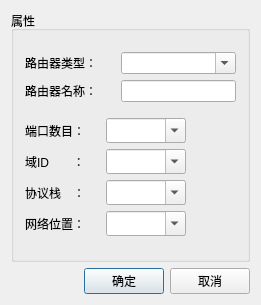
<?xml version="1.0" encoding="UTF-8"?>
<ui version="4.0">
 <class>CNewSwitcherClass</class>
 <widget class="QDialog" name="CNewSwitcherClass">
  <property name="geometry">
   <rect>
    <x>0</x>
    <y>0</y>
    <width>261</width>
    <height>305</height>
   </rect>
  </property>
  <property name="minimumSize">
   <size>
    <width>226</width>
    <height>210</height>
   </size>
  </property>
  <property name="windowTitle">
   <string>新建路由器</string>
  </property>
  <layout class="QGridLayout" name="gridLayout_2">
   <item row="0" column="0">
    <layout class="QVBoxLayout" name="verticalLayout_3">
     <item>
      <widget class="QGroupBox" name="groupBox">
       <property name="title">
        <string>属性</string>
       </property>
       <layout class="QGridLayout" name="gridLayout">
        <item row="0" column="0">
         <layout class="QGridLayout" name="gridLayout_3">
          <item row="0" column="0">
           <widget class="QLabel" name="label_5">
            <property name="sizePolicy">
             <sizepolicy hsizetype="Fixed" vsizetype="Preferred">
              <horstretch>0</horstretch>
              <verstretch>0</verstretch>
             </sizepolicy>
            </property>
            <property name="minimumSize">
             <size>
              <width>90</width>
              <height>0</height>
             </size>
            </property>
            <property name="maximumSize">
             <size>
              <width>90</width>
              <height>16777215</height>
             </size>
            </property>
            <property name="text">
             <string>路由器类型：</string>
            </property>
           </widget>
          </item>
          <item row="0" column="1">
           <widget class="QComboBox" name="swichType">
            <property name="editable">
             <bool>true</bool>
            </property>
           </widget>
          </item>
          <item row="1" column="0">
           <widget class="QLabel" name="label_1">
            <property name="sizePolicy">
             <sizepolicy hsizetype="Fixed" vsizetype="Preferred">
              <horstretch>0</horstretch>
              <verstretch>0</verstretch>
             </sizepolicy>
            </property>
            <property name="minimumSize">
             <size>
              <width>90</width>
              <height>0</height>
             </size>
            </property>
            <property name="maximumSize">
             <size>
              <width>90</width>
              <height>16777215</height>
             </size>
            </property>
            <property name="text">
             <string>路由器名称：</string>
            </property>
           </widget>
          </item>
          <item row="1" column="1">
           <widget class="QLineEdit" name="name"/>
          </item>
         </layout>
        </item>
        <item row="1" column="0">
         <layout class="QHBoxLayout" name="horizontalLayout_7">
          <item>
           <layout class="QVBoxLayout" name="verticalLayout">
            <item>
             <layout class="QHBoxLayout" name="horizontalLayout_2">
              <item>
               <widget class="QLabel" name="label_2">
                <property name="sizePolicy">
                 <sizepolicy hsizetype="Fixed" vsizetype="Preferred">
                  <horstretch>0</horstretch>
                  <verstretch>0</verstretch>
                 </sizepolicy>
                </property>
                <property name="minimumSize">
                 <size>
                  <width>75</width>
                  <height>25</height>
                 </size>
                </property>
                <property name="maximumSize">
                 <size>
                  <width>75</width>
                  <height>16777215</height>
                 </size>
                </property>
                <property name="text">
                 <string>端口数目：</string>
                </property>
               </widget>
              </item>
              <item>
               <widget class="QComboBox" name="portnum">
                <property name="sizePolicy">
                 <sizepolicy hsizetype="Expanding" vsizetype="Fixed">
                  <horstretch>0</horstretch>
                  <verstretch>0</verstretch>
                 </sizepolicy>
                </property>
                <property name="minimumSize">
                 <size>
                  <width>80</width>
                  <height>25</height>
                 </size>
                </property>
                <property name="editable">
                 <bool>true</bool>
                </property>
               </widget>
              </item>
             </layout>
            </item>
            <item>
             <layout class="QHBoxLayout" name="horizontalLayout_3">
              <item>
               <widget class="QLabel" name="label_3">
                <property name="sizePolicy">
                 <sizepolicy hsizetype="Fixed" vsizetype="Preferred">
                  <horstretch>0</horstretch>
                  <verstretch>0</verstretch>
                 </sizepolicy>
                </property>
                <property name="minimumSize">
                 <size>
                  <width>75</width>
                  <height>25</height>
                 </size>
                </property>
                <property name="maximumSize">
                 <size>
                  <width>75</width>
                  <height>16777215</height>
                 </size>
                </property>
                <property name="text">
                 <string>域ID　　：</string>
                </property>
               </widget>
              </item>
              <item>
               <widget class="QComboBox" name="id">
                <property name="sizePolicy">
                 <sizepolicy hsizetype="Expanding" vsizetype="Fixed">
                  <horstretch>0</horstretch>
                  <verstretch>0</verstretch>
                 </sizepolicy>
                </property>
                <property name="minimumSize">
                 <size>
                  <width>80</width>
                  <height>25</height>
                 </size>
                </property>
                <property name="editable">
                 <bool>true</bool>
                </property>
               </widget>
              </item>
             </layout>
            </item>
            <item>
             <layout class="QHBoxLayout" name="horizontalLayout_4">
              <item>
               <widget class="QLabel" name="label_4">
                <property name="sizePolicy">
                 <sizepolicy hsizetype="Fixed" vsizetype="Preferred">
                  <horstretch>0</horstretch>
                  <verstretch>0</verstretch>
                 </sizepolicy>
                </property>
                <property name="minimumSize">
                 <size>
                  <width>75</width>
                  <height>25</height>
                 </size>
                </property>
                <property name="maximumSize">
                 <size>
                  <width>75</width>
                  <height>16777215</height>
                 </size>
                </property>
                <property name="text">
                 <string>协议栈　：</string>
                </property>
               </widget>
              </item>
              <item>
               <widget class="QComboBox" name="protocol">
                <property name="sizePolicy">
                 <sizepolicy hsizetype="Expanding" vsizetype="Fixed">
                  <horstretch>0</horstretch>
                  <verstretch>0</verstretch>
                 </sizepolicy>
                </property>
                <property name="minimumSize">
                 <size>
                  <width>80</width>
                  <height>25</height>
                 </size>
                </property>
                <property name="editable">
                 <bool>true</bool>
                </property>
               </widget>
              </item>
             </layout>
            </item>
            <item>
             <layout class="QHBoxLayout" name="horizontalLayout_5">
              <item>
               <widget class="QLabel" name="label">
                <property name="sizePolicy">
                 <sizepolicy hsizetype="Fixed" vsizetype="Preferred">
                  <horstretch>0</horstretch>
                  <verstretch>0</verstretch>
                 </sizepolicy>
                </property>
                <property name="minimumSize">
                 <size>
                  <width>75</width>
                  <height>25</height>
                 </size>
                </property>
                <property name="maximumSize">
                 <size>
                  <width>75</width>
                  <height>16777215</height>
                 </size>
                </property>
                <property name="text">
                 <string>网络位置：</string>
                </property>
               </widget>
              </item>
              <item>
               <widget class="QComboBox" name="address">
                <property name="sizePolicy">
                 <sizepolicy hsizetype="Expanding" vsizetype="Fixed">
                  <horstretch>0</horstretch>
                  <verstretch>0</verstretch>
                 </sizepolicy>
                </property>
                <property name="minimumSize">
                 <size>
                  <width>80</width>
                  <height>25</height>
                 </size>
                </property>
                <property name="editable">
                 <bool>true</bool>
                </property>
               </widget>
              </item>
             </layout>
            </item>
           </layout>
          </item>
          <item>
           <spacer name="horizontalSpacer_2">
            <property name="orientation">
             <enum>Qt::Horizontal</enum>
            </property>
            <property name="sizeHint" stdset="0">
             <size>
              <width>40</width>
              <height>20</height>
             </size>
            </property>
           </spacer>
          </item>
         </layout>
        </item>
       </layout>
      </widget>
     </item>
     <item>
      <layout class="QHBoxLayout" name="horizontalLayout_6">
       <item>
        <spacer name="horizontalSpacer">
         <property name="orientation">
          <enum>Qt::Horizontal</enum>
         </property>
         <property name="sizeHint" stdset="0">
          <size>
           <width>40</width>
           <height>20</height>
          </size>
         </property>
        </spacer>
       </item>
       <item>
        <layout class="QHBoxLayout" name="horizontalLayout">
         <item>
          <widget class="QPushButton" name="Switch_OK">
           <property name="text">
            <string>确定</string>
           </property>
          </widget>
         </item>
         <item>
          <widget class="QPushButton" name="Switch_Cancel">
           <property name="text">
            <string>取消</string>
           </property>
          </widget>
         </item>
        </layout>
       </item>
      </layout>
     </item>
    </layout>
   </item>
  </layout>
 </widget>
 <layoutdefault spacing="6" margin="11"/>
 <resources/>
 <connections/>
</ui>
